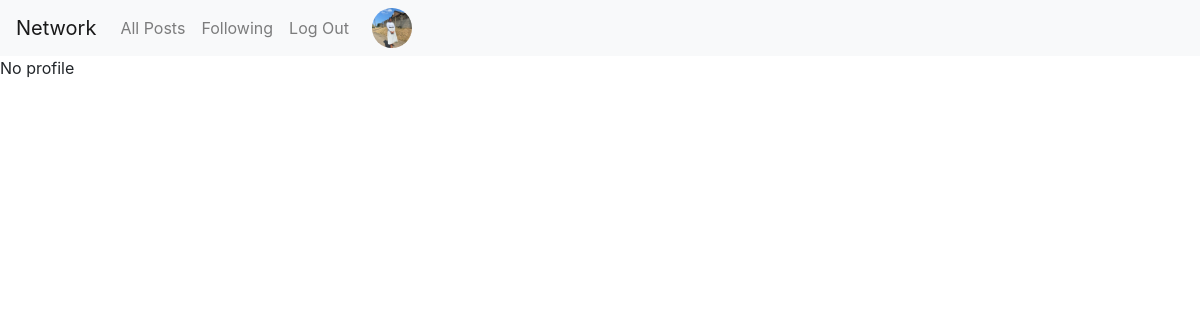
Page /profile_display/4 (signed in) on the earlier database version.
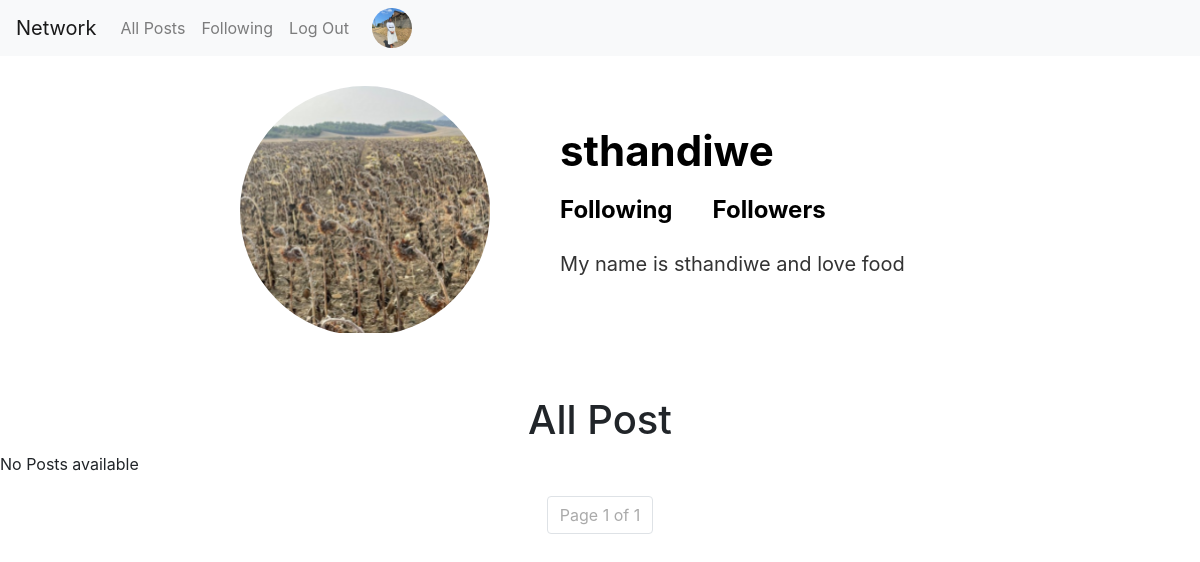
Same page on the later database version.
### network/models.py (models this page shows, shortened)
class Profile(models.Model):
    user = models.OneToOneField(User,on_delete=models.CASCADE, related_name="Profile_user")
    username = models.CharField(max_length=100)
    image = models.ImageField(upload_to='uploads/', blank=True, null=True)
    bio = models.TextField()

class User(AbstractUser):
    pass

### network/views.py (the view)
# urls.py: path("profile_display/<int:user_id>", views.profile_display, name="profile_display"),
def profile_display(request,user_id):
    profile  = Profile.objects.filter(user=user_id).first()
    page_number = request.GET.get('page', 1)  # Get page number from query param
    posts = get_posts(user_id=user_id, page_number=page_number)
    if profile:
        return render(request,"network/profile.html", {"profile":profile, "posts":posts})
    error = "Profile not available"
    return render(request,"network/profile.html",{"error":error})

### network/views.py (called while the page is built)
def get_posts(user_id=None, page_number=1, posts_per_page=10):
    if user_id:
         if isinstance(user_id, list):
            posts = Post.objects.filter(user__id__in=user_id).annotate(like_count=Count('likes')).order_by('-created_at')
         else:
            posts = Post.objects.filter(user=user_id).annotate(like_count=Count('likes')).order_by('-created_at')
    else:
        posts = Post.objects.annotate(like_count=Count('likes')).order_by('-created_at')
    paginator = Paginator(posts, posts_per_page)
    page_obj = paginator.get_page(page_number)  # Get the requested page
    return page_obj

### network/templates/network/profile.html (shortened to what this page needs)
{% extends 'network/layout.html' %} {% block body %} {% if profile %}
<div class="profile">
  <div class="profile_section">
    <img
      src="{{profile.image.url}}"
      alt="Profile Picture"
      class="profile2_img"
    />
    <div class="section2">
      <h2>{{profile.user.username}}</h2>
      <div class="following">
        <span><a href="#" id="following_count">Following</a></span>
        <span><a href="#" id="followers_count">Followers</a></span>
      </div>
      <p>{{profile.bio}}</p>
    </div>
  </div>
  <h1>All Post</h1>
  <div id="postList">
    {% if posts %} {% for post in posts %}
    <div class="post-container" id="post-{{post.id}}">
      <div class="post-header">
        <div class="user-info">
          <a href="{% url 'profile_display' post.user.id %}">
            <img
              src="{{post.user.Profile_user.image.url}}"
              alt="Profile Picture"
              class="profile_img"
            />
          </a>
          <span class="user-name">{{post.user.username}}</span>
        </div>
        {% if post.user != user %}
        <button class="follow-btn">Follow</button>
        {% endif %}
        <div class="post-options">
          <button class="options-btn">⋮</button>
          <div class="dropdown-menu">
            <ul>
              {% if user %}
              <li><a href="{% url 'edit_post' post.id %}">Edit</a></li>
              <li><a href="{% url 'delete' post.id %}">Delete</a></li>
              {% endif %}
              <li><a href="#">Hide</a></li>
            </ul>
          </div>
        </div>
      </div>
      <div class="date">{{post.created_at}}</div>
      <div class="post-content">{{post.content}}</div>
      {% if post.image %}
      <div class="post-image">
        <img src="{{post.image.url}}" alt="Post Image" />
      </div>
      {% endif %}
      <div class="post-action">
        <span class="like-count">{{ post.like_count }}</span>
        <a
          class="like-btn"
          href="{% url 'like' post.id %}?redirect_to={{ request.resolver_match.url_name }}"
        >
          like{{post.like_count|pluralize }}
        </a>
        <span class="comment"><a href="#">Comments</a></span>
      </div>
      {% if user.is_authenticated %}
      <div class="comment-section">
        <form method="POST" action="{% url 'comment' post.id %}?redirect_to={{ request.resolver_match.url_name }}" class="comment-form">
          {% csrf_token %}
          <textarea
            name="content"
            rows="2"
            placeholder="Add a comment..."
            required
            class="comment-textarea"
          ></textarea>
              <div class="submit-wrapper">
          <button type="submit" class="comment-button">Comment</button>
              </div>
        </form>
      </div>
        {% endif %}
 <div class="comments">
  {% for comment in post.comment_post.all %}
    <div class="single-comment">
      <div class="comment-header">
        <img
          src="{{ comment.user.Profile_user.image.url }}"
          alt="Profile Picture"
          class="comment-img"
        />
        <strong class="comment-username">{{ comment.user.username|capfirst }}</strong>
        <span>{{comment.created_at}}</span>
      </div>
      <p class="comment-content">{{ comment.content }}</p>
      {% if comment.user == user %}
        <div class="comment-actions">
          <a href="#" class="comment-edit-btn">Edit</a>
          <a href="#" class="comment-delete-btn">Delete</a>
        </div>
      {% endif %}
    </div>
  {% empty %}
    <p class="no-comment">No comments yet.</p>
  {% endfor %}
</div>
</div>
    </div>
    {% endfor %} {% else %}
    <p>No Posts available</p>
    {% endif %}
    <div class="pagination-container">
      <nav aria-label="Page navigation">
        <ul class="pagination">
          <li class="page-item disabled">
            <span class="page-link"
              >Page {{ posts.number }} of {{ posts.paginator.num_pages }}</span
            >
          </li>
        </ul>
      </nav>
    </div>
    {% else %}
    <p>No profile</p>
    {% endif %}
  </div>
  {% endblock %}

Differences in the rows shown:
added Profile: image (picture), user.username "sthandiwe", bio "My name is sthandiwe and love food"
Other differences:
{{ posts.number }}: (not shown) → "1"
{{ posts.paginator.num_pages }}: (not shown) → "1"
text no longer shown: "No profile"
text now shown: "Following Followers All Post No Posts available Page of"
